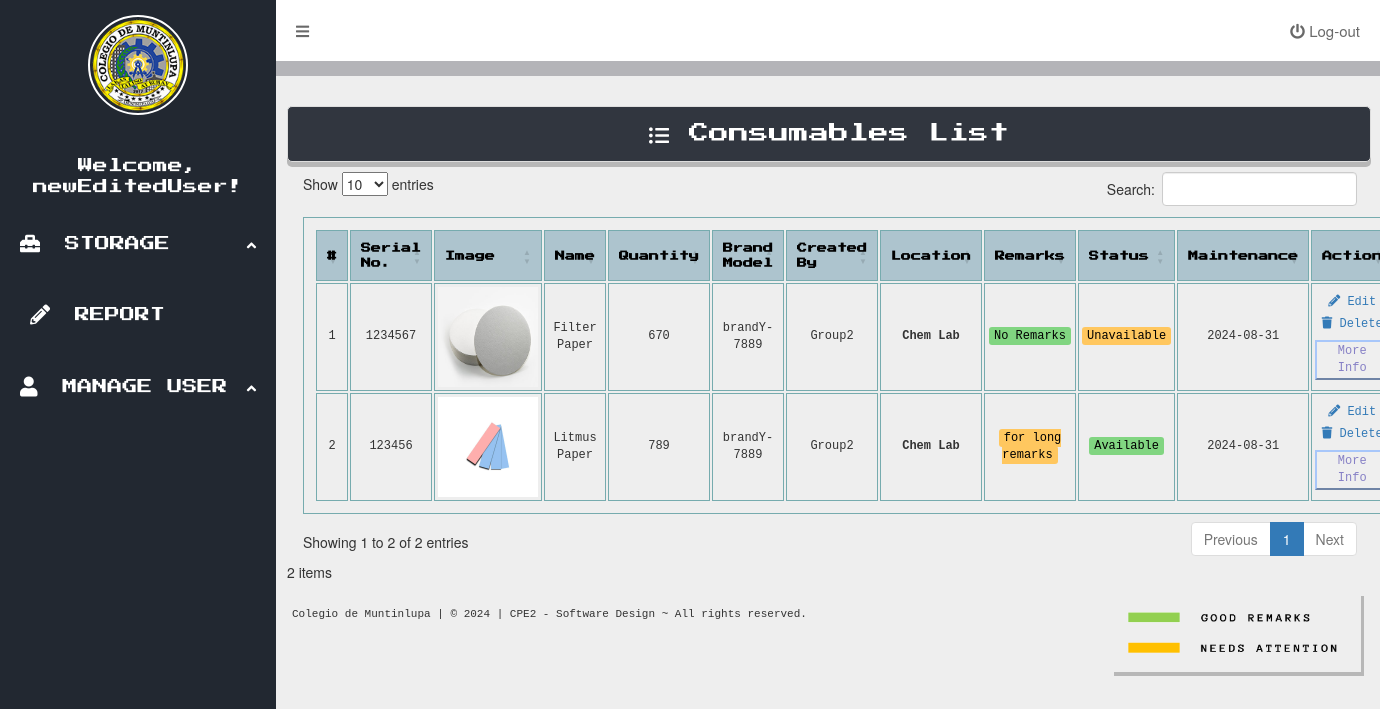
The app's page /view-consumables.php (signed in) with its own data.
### tables this page shows
CREATE TABLE `consumables` (
  `equip_name` varchar(300) NOT NULL,
  `img` varchar(100) DEFAULT NULL,
  `quantity` int(11) NOT NULL,
  `created_at` datetime DEFAULT NULL,
  `created_by` varchar(300) NOT NULL,
  `updated_at` datetime DEFAULT NULL,
  `status` varchar(300) NOT NULL,
  `ID` int(11) NOT NULL,
  `serial_num` int(11) DEFAULT NULL,
  `brand_model` varchar(255) DEFAULT NULL,
  `maintenance` date DEFAULT NULL,
  `location` varchar(300) DEFAULT NULL,
  `remarks` varchar(300) DEFAULT NULL,
  `acquisition_date` date DEFAULT NULL
);

CREATE TABLE `users` (
  `ID` int(11) NOT NULL,
  `name` varchar(30) DEFAULT NULL,
  `password` varchar(300) DEFAULT NULL,
  `email` varchar(30) DEFAULT NULL,
  `created_at` datetime DEFAULT NULL,
  `updated_at` datetime DEFAULT NULL
);

### partials/moreInfoC.php (called while the page is built, shortened)
<?php
$index = 0;
?>

### database/show.php (called while the page is built)
<?php
	include('connection.php');
	$table_name = $_SESSION['table'];
	$stmt = $conn->prepare("SELECT * FROM $table_name ORDER BY created_at DESC");
	$stmt->execute();
	$stmt->setFetchMode(PDO::FETCH_ASSOC);
	return $stmt->fetchAll();
?>

### view-consumables.php (the view, shortened to what this page needs)
<?php
    $consumables = include('database/show.php');
?>
<!DOCTYPE html>
<html>
<head>
    <?php include('partials/app-header-scripts.php'); ?>
    <link rel="stylesheet" href="https://cdn.datatables.net/1.13.4/css/dataTables.bootstrap5.min.css" />
</head>
<body>
<div class ="dashboard-container" id="dashboard_container">
    <?php include('partials/app-sidebar.php')?>
    <div class="content-container" id="content_container">
        <?php include('partials/app-topNav.php')?>
        <div class="content">
            </div>
                <div class="row">
                    <div class="column column-12">
                        <h2 class="AddUserHeader"><i class = "fas fa-list-ul"></i> Consumables List </h2>
                        <div class="AddUserContent">
                            <div class="Users">
                                <table id = "consumeTable" style="
                                border: 1px solid #9f9e85 ;
                                padding: 3px ;
                                margin-top: 25px ;
                                font-family: monospace ;
                                border-collapse: separate;
                                border-spacing: 2px;
                                text-align: center;
                                width: 100%;">
                                    <thead style="text-align: center;">
                                        <tr>
                                        <th>#</th>
                                        <th>Serial No.</th>
                                        <th>Image</th>
                                        <th>Name</th>
                                        <th>Quantity</th>
                                        <th>Brand Model</th>
                                        <th>Created By</th>
                                        <th>Location</th>
                                        <th>Remarks</th>
                                        <th>Status</th>
                                        <th>Maintenance</th>
                                        <th>Action</th>
                                        </tr>
                                    </thead>
                                    <tbody>
                                        <?php foreach ($consumables as $index =>$consumable) { ?>
                                         <tr>
                                            <td><?= $index + 1 ?></td>
                                            <td class="serial_num"><?= $consumable['serial_num'] ?></td>
                                            <td class="img">
                                                <img class="equip_img" src="uploads/consumables/<?= $consumable['img']?>" >
                                            </td>
                                            <td class="equip_name"><?= $consumable['equip_name'] ?></td>
                                            <td class="quantity"><?= $consumable['quantity'] ?></td>
                                            <td class="brand_model"><?= $consumable['brand_model'] ?></td>
                                             <td>
                                                 <?php
                                                    $equipId = $consumable['created_by'];
                                                    $stmt = $conn->prepare("SELECT * FROM users WHERE id =  $equipId");
                                                    if ($stmt->execute()) {
                                                        $row = $stmt->fetch(PDO::FETCH_ASSOC);
                                                        if ($row) {
                                                            $created_by_name = $row['name'];
                                                            echo $created_by_name;
                                                        } else {
                                                            echo "User Not Found";
                                                        }
                                                    } else {
                                                        echo "User Not Found";
                                                    }
                                                ?>
                                             </td>
                                            <td class= "location" style="font-weight: bold;"><?= $consumable['location'] ?></td>
                                            <td class="remarks">
                                                <?php if ($consumable['remarks'] == 'No Remarks'): ?>
                                                    <span class="status-green" ><?= htmlspecialchars($consumable['remarks']) ?></span>
                                                <?php else: ?>
                                                    <span class="status-orange"><?= htmlspecialchars($consumable['remarks']) ?></span>
                                                <?php endif; ?>
                                            </td>
                                            <td class="status">
                                            <?php if ($consumable['status'] == 'Available'): ?>
                                                <span class="status-green"><?= $consumable['status'] ?></span>
                                            <?php elseif ($consumable['status'] == 'Unavailable'): ?>
                                                <span class="status-orange"><?= $consumable['status'] ?></span>
                                            <?php elseif ($consumable['status'] == 'Expired'): ?>
                                                <span class="status-orange"><?= $consumable['status'] ?></span>
                                            <?php else: ?>
                                                <?= $consumable['status'] ?>
                                            <?php endif; ?>
                                        </td>
                                        <td><?= $consumable['maintenance'] ?></td>
                                            <td class="action">
                                                <div class = "updateUser">
                                                    <a href="" class="updateEquip" data-equipid="<?= $consumable['ID'] ?>" data-serialnum="<?= $consumable['serial_num'] ?>"> <i class="fas fa-pencil-alt"></i> Edit</a></div>
                                                <div class="deleteUser">
                                                    <a href="" class="deleteEquip" data-equipname="<?= $consumable['equip_name'] ?>" data-equipid="<?= $consumable['ID'] ?>" >
                                                    <i class="fas fa-trash"> </i> Delete </a></div>
                                                    <button type="submit" class="moreInfoBtn" style="border-color:#a8c7fa; color:#8781c6; margin-top: 7px;"
                                                    onclick="openPopup()">More Info</button>
                                                    <?php include('partials/moreInfoC.php')?>
                                            </td>
                                        </tr>
                                        <?php } ?>
                                    </tbody>
                                </table>
                                <p class = "equip_count"><?= count($consumables) ?> items </p>
                            </div>
                            <div class="legend">
                                <img src="pics/legend.png" alt="legend.png">
                            </div>
                            <div class="credits" id="credits">
                            <p>Colegio de Muntinlupa | © 2024 | CPE2 - Software Design ~ All rights reserved.</p>
                            </div>
                        </div>
                    </div>
                </div>
    </div>
</div>
<?php include('partials/app-scripts.php'); ?>
</body>
</html>

### css/dashboard.css (style rules this page uses)
body { margin: 0 auto; font-family: "press Start 2P"; }
h2 { font-family: "press Start 2P"; }
div.dashboard-container { display: flex; flex-direction: row; min-height: 100vh; }
button { font size:30px; }
.content-container { width: 80%; background: #EEEEEE ; flex-direction: column; margin-left: auto; transition: 0.5s; }
.content { flex: 1; overflow-y: auto; padding: 10px; }
div.content { padding: 5px; display: flex; width: 100%; height: 15px; background-color: #B4B4B8; }
div.row { display: flex !important; flex-direction: row !important; flex-wrap: wrap !important; width: 100% !important; margin-left:1px; }
div.column { width: 100%; padding: 10px; margin-right: 10px; }
h2.AddUserHeader { font-size: 20px; font-family: "press Start 2P"; color: white; text-align: center; padding: 15px 20px; background-color: #31363F; border: 1px solid #ddd; border-radius: 5px; box-shadow: 0px 5px #8888; }
td { border: 1px solid #76ABAE !important; padding: 3px !important; }
table, th { border: 1px solid #76ABAE !important; padding: 10px !important; margin-top: 15px !important; font-family: "press Start 2P"; }
table { width: 100%; text-align: center; border-spacing: 2px; }
table td { font-family: monospace; font-size: 12px; }
table th { font-size: 10px; color:#000000; background: #ADC4CE; text-align: center; }
div.updateUser { margin-bottom: 5px; }
img.equip_img { width: 100px; height: 100px; }
span.status-green { background-color: #81d581; color: black; padding: 2px 5px; border-radius: 3px; }
span.status-orange { background-color: #ffc75f; color: black; padding: 2px 5px; border-radius: 3px; }
div.credits { padding: 5px; font-size: 11px; font-family: monospace; text-align: left; margin-top: 20px; }
div.legend img { width: 250px; height: 80px; float: right; box-shadow: 3px 4px #8888; margin-right: 10px; }

### records on screen
consumables: serial_num "1234567", img (picture), equip_name "Filter Paper", quantity "670", brand_model "brandY-7889", users.name "Group2", location "Chem Lab", remarks "No Remarks", status "Unavailable", maintenance "2024-08-31"
consumables: serial_num "123456", img (picture), equip_name "Litmus Paper", quantity "789", brand_model "brandY-7889", users.name "Group2", location "Chem Lab", remarks "for long remarks", status "Available", maintenance "2024-08-31"

### other values on screen
$user['name'] "newEditedUser"
count($consumables) "2"
